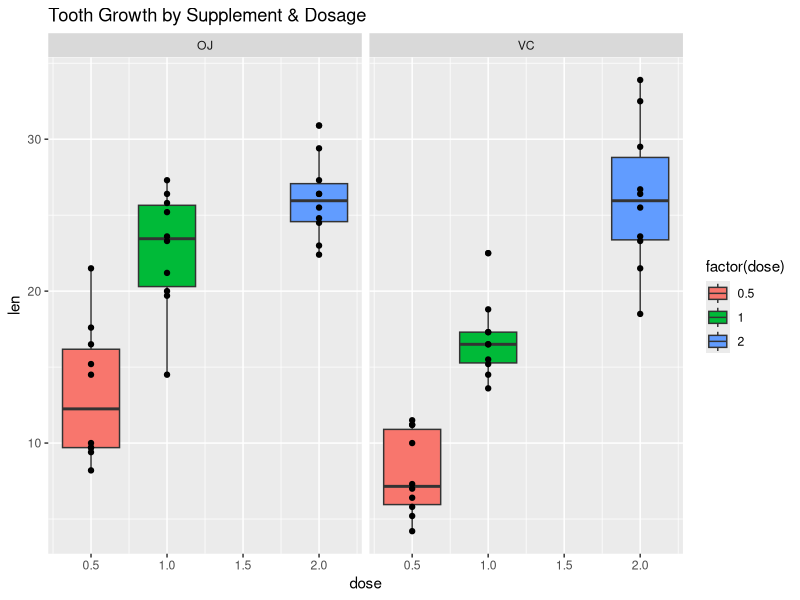

Here is the R script that generated this plot:
## ---- chunk 1
#Loading the ToothGrowth dataset
library(datasets)
data(ToothGrowth)

# Fetching the structure of the dataset
str(ToothGrowth)

# Fetching the first few rows
head(ToothGrowth)

# Summarizing the dataset
summary(ToothGrowth)

## ---- chunk 2
unique(ToothGrowth$supp)
unique(ToothGrowth$dose)
## ---- chunk 3
library(ggplot2)
tg_supp_dose <- ggplot(ToothGrowth, aes(x=dose, y=len)) 
tg_supp_dose <- tg_supp_dose + geom_boxplot(aes(fill=factor(dose)))
tg_supp_dose <- tg_supp_dose + geom_point()
tg_supp_dose <- tg_supp_dose + facet_grid(.~supp)
tg_supp_dose <- tg_supp_dose + ggtitle("Tooth Growth by Supplement & Dosage")
tg_supp_dose
